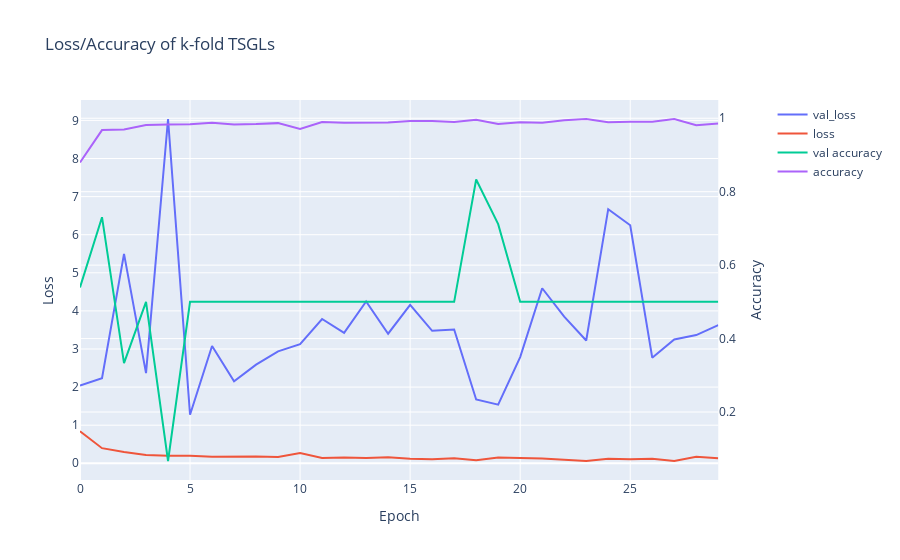
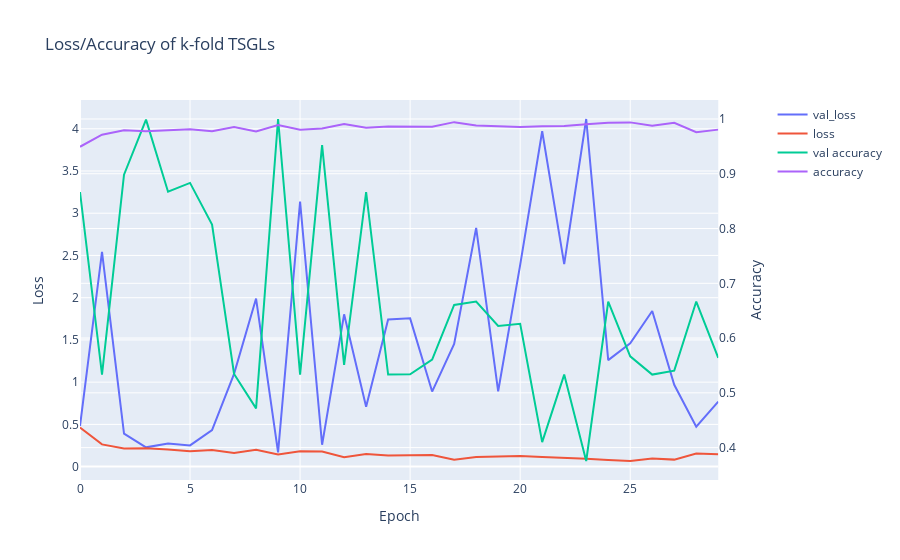
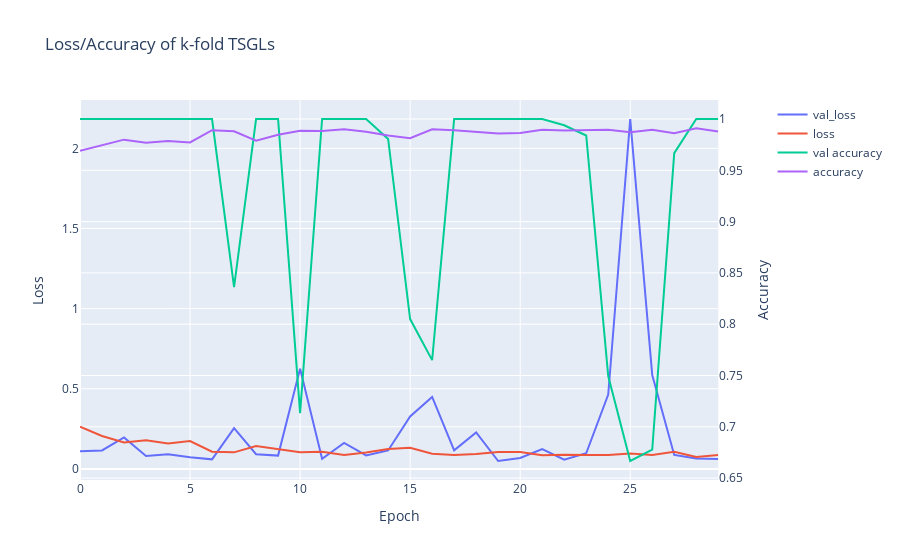
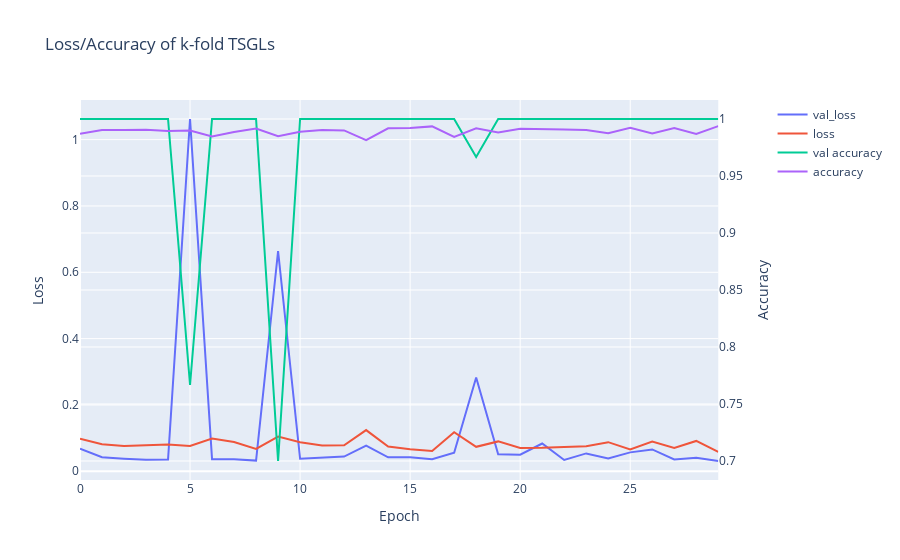

Notebook cell for these charts, in order:
### Code cell
#probs_TSGL = cls.TSGL_classification(train_data, test_data, val_data, train_labels, test_labels, val_labels, data_type, epoched = True)
cls.kfold_TSGL_classification(train_data, test_data, train_labels, test_labels, 10, data_type, epoched = True)

### Figure 1 — Plotly figure (JSON) as saved in the notebook; plotly's stock layout.template omitted (floating-point values rounded to 4 significant figures)
{"data": [{"name": "val_loss", "type": "scatter", "xaxis": "x", "y": [2.042, 2.234, 5.498, 2.367, 9.037, 1.273, 3.08, 2.152, 2.59, 2.938, 3.125, 3.787, 3.425, 4.25, 3.402, 4.16, 3.477, 3.513, 1.674, 1.541, 2.788, 4.595, 3.848, 3.223, 6.669, 6.249, 2.772, 3.25, 3.366, 3.626], "yaxis": "y"}, {"name": "loss", "type": "scatter", "xaxis": "x", "y": [0.841, 0.3967, 0.2986, 0.2176, 0.1984, 0.1949, 0.17, 0.1835, 0.1812, 0.1641, 0.2687, 0.1378, 0.1515, 0.141, 0.1578, 0.122, 0.108, 0.1301, 0.07829, 0.1533, 0.1452, 0.1273, 0.09528, 0.06023, 0.1201, 0.1042, 0.1209, 0.06193, 0.1696, 0.1357], "yaxis": "y"}, {"name": "val accuracy", "type": "scatter", "xaxis": "x", "y": [0.5394, 0.7306, 0.3333, 0.5, 0.06667, 0.5, 0.5, 0.5, 0.5, 0.5, 0.5, 0.5, 0.5, 0.5, 0.5, 0.5, 0.5, 0.5, 0.8333, 0.7117, 0.5, 0.5, 0.5, 0.5, 0.5, 0.5, 0.5, 0.5, 0.5, 0.5], "yaxis": "y2"}, {"name": "accuracy", "type": "scatter", "xaxis": "x", "y": [0.8795, 0.9678, 0.9696, 0.9814, 0.9831, 0.9837, 0.9878, 0.9829, 0.984, 0.9867, 0.9706, 0.9898, 0.9877, 0.9886, 0.9885, 0.9923, 0.9923, 0.9895, 0.996, 0.9841, 0.9893, 0.988, 0.9948, 0.9978, 0.9888, 0.9907, 0.9906, 0.998, 0.9812, 0.9854], "yaxis": "y2"}], "layout": {"title": {"text": "Loss/Accuracy of k-fold TSGLs"}, "xaxis": {"anchor": "y", "domain": [0, 0.94], "title": {"text": "Epoch"}}, "yaxis": {"anchor": "x", "domain": [0, 1], "title": {"text": "Loss"}}, "yaxis2": {"anchor": "x", "overlaying": "y", "side": "right", "title": {"text": "Accuracy"}}}}

### Figure 2 — Plotly figure (JSON) as saved in the notebook; plotly's stock layout.template omitted (floating-point values rounded to 4 significant figures)
{"data": [{"name": "val_loss", "type": "scatter", "xaxis": "x", "y": [0.4805, 2.544, 0.3913, 0.2279, 0.2731, 0.2514, 0.4314, 1.099, 1.99, 0.1677, 3.138, 0.2586, 1.803, 0.7078, 1.741, 1.755, 0.8884, 1.452, 2.825, 0.8917, 2.388, 3.97, 2.398, 4.116, 1.261, 1.461, 1.843, 0.9687, 0.4725, 0.7685], "yaxis": "y"}, {"name": "loss", "type": "scatter", "xaxis": "x", "y": [0.463, 0.2633, 0.2133, 0.216, 0.2034, 0.1824, 0.1965, 0.1624, 0.1988, 0.1429, 0.1809, 0.1778, 0.1107, 0.1482, 0.1305, 0.1296, 0.1364, 0.08249, 0.1148, 0.1205, 0.1271, 0.1148, 0.1069, 0.09432, 0.07783, 0.06642, 0.09735, 0.0828, 0.1556, 0.1461], "yaxis": "y"}, {"name": "val accuracy", "type": "scatter", "xaxis": "x", "y": [0.8667, 0.5333, 0.8983, 0.9989, 0.8672, 0.8833, 0.8072, 0.5344, 0.4717, 1, 0.5333, 0.9522, 0.5511, 0.8667, 0.5333, 0.5339, 0.5606, 0.6606, 0.6667, 0.6222, 0.6261, 0.41, 0.5333, 0.3756, 0.6667, 0.5667, 0.5333, 0.5406, 0.6667, 0.5639], "yaxis": "y2"}, {"name": "accuracy", "type": "scatter", "xaxis": "x", "y": [0.9493, 0.9714, 0.9796, 0.9775, 0.9794, 0.9815, 0.9778, 0.9856, 0.9772, 0.989, 0.9805, 0.9827, 0.9907, 0.984, 0.9862, 0.9866, 0.986, 0.9943, 0.9883, 0.987, 0.9852, 0.9869, 0.9874, 0.9906, 0.9932, 0.9938, 0.9877, 0.9931, 0.9759, 0.9806], "yaxis": "y2"}], "layout": {"title": {"text": "Loss/Accuracy of k-fold TSGLs"}, "xaxis": {"anchor": "y", "domain": [0, 0.94], "title": {"text": "Epoch"}}, "yaxis": {"anchor": "x", "domain": [0, 1], "title": {"text": "Loss"}}, "yaxis2": {"anchor": "x", "overlaying": "y", "side": "right", "title": {"text": "Accuracy"}}}}

### Figure 3 — Plotly figure (JSON) as saved in the notebook; plotly's stock layout.template omitted (floating-point values rounded to 4 significant figures)
{"data": [{"name": "val_loss", "type": "scatter", "xaxis": "x", "y": [0.1104, 0.1149, 0.1965, 0.08086, 0.09109, 0.07235, 0.05955, 0.2539, 0.0916, 0.08292, 0.6241, 0.06349, 0.1617, 0.08354, 0.115, 0.3268, 0.4488, 0.1161, 0.2278, 0.04919, 0.06831, 0.1234, 0.05734, 0.09759, 0.4632, 2.183, 0.5861, 0.08682, 0.06525, 0.06245], "yaxis": "y"}, {"name": "loss", "type": "scatter", "xaxis": "x", "y": [0.2629, 0.2056, 0.1648, 0.1791, 0.1578, 0.1737, 0.1069, 0.1031, 0.1432, 0.1221, 0.104, 0.1066, 0.08604, 0.1019, 0.1233, 0.1315, 0.09503, 0.0873, 0.09319, 0.1053, 0.1046, 0.08465, 0.08867, 0.08621, 0.08693, 0.09615, 0.08651, 0.1064, 0.07431, 0.08647], "yaxis": "y"}, {"name": "val accuracy", "type": "scatter", "xaxis": "x", "y": [1, 1, 1, 1, 1, 1, 1, 0.8361, 1, 1, 0.7133, 1, 1, 1, 0.9806, 0.805, 0.765, 1, 1, 1, 1, 1, 0.9939, 0.9839, 0.7494, 0.6667, 0.6778, 0.9667, 1, 1], "yaxis": "y2"}, {"name": "accuracy", "type": "scatter", "xaxis": "x", "y": [0.969, 0.9741, 0.9799, 0.9768, 0.9786, 0.9772, 0.9891, 0.988, 0.979, 0.9846, 0.9885, 0.9882, 0.99, 0.9875, 0.9839, 0.9814, 0.9899, 0.989, 0.9873, 0.9859, 0.9864, 0.9895, 0.9889, 0.9894, 0.9896, 0.9872, 0.9895, 0.986, 0.9909, 0.9877], "yaxis": "y2"}], "layout": {"title": {"text": "Loss/Accuracy of k-fold TSGLs"}, "xaxis": {"anchor": "y", "domain": [0, 0.94], "title": {"text": "Epoch"}}, "yaxis": {"anchor": "x", "domain": [0, 1], "title": {"text": "Loss"}}, "yaxis2": {"anchor": "x", "overlaying": "y", "side": "right", "title": {"text": "Accuracy"}}}}

### Figure 4 — Plotly figure (JSON) as saved in the notebook; plotly's stock layout.template omitted (floating-point values rounded to 4 significant figures)
{"data": [{"name": "val_loss", "type": "scatter", "xaxis": "x", "y": [0.06797, 0.04262, 0.03812, 0.03471, 0.03545, 1.062, 0.0366, 0.03612, 0.03218, 0.6642, 0.03764, 0.04123, 0.04441, 0.07722, 0.04211, 0.04269, 0.03633, 0.05585, 0.2826, 0.05162, 0.05009, 0.08377, 0.03408, 0.0539, 0.03831, 0.05703, 0.06589, 0.03576, 0.0407, 0.03101], "yaxis": "y"}, {"name": "loss", "type": "scatter", "xaxis": "x", "y": [0.09805, 0.08181, 0.07598, 0.07749, 0.08098, 0.07626, 0.09855, 0.08804, 0.06754, 0.1046, 0.0874, 0.07775, 0.07821, 0.1242, 0.07445, 0.06668, 0.06091, 0.1181, 0.07374, 0.09009, 0.07033, 0.07089, 0.07252, 0.07531, 0.08777, 0.06582, 0.08933, 0.07045, 0.09146, 0.05838], "yaxis": "y"}, {"name": "val accuracy", "type": "scatter", "xaxis": "x", "y": [1, 1, 1, 1, 1, 0.7667, 1, 1, 1, 0.7, 1, 1, 1, 1, 1, 1, 1, 1, 0.9667, 1, 1, 1, 1, 1, 1, 1, 1, 1, 1, 1], "yaxis": "y2"}, {"name": "accuracy", "type": "scatter", "xaxis": "x", "y": [0.9871, 0.9904, 0.9902, 0.9905, 0.9894, 0.9898, 0.9846, 0.9885, 0.9917, 0.9848, 0.9888, 0.9904, 0.99, 0.9815, 0.9918, 0.992, 0.9935, 0.9843, 0.9918, 0.9882, 0.9914, 0.9909, 0.9907, 0.9904, 0.9876, 0.9923, 0.9873, 0.9921, 0.987, 0.9937], "yaxis": "y2"}], "layout": {"title": {"text": "Loss/Accuracy of k-fold TSGLs"}, "xaxis": {"anchor": "y", "domain": [0, 0.94], "title": {"text": "Epoch"}}, "yaxis": {"anchor": "x", "domain": [0, 1], "title": {"text": "Loss"}}, "yaxis2": {"anchor": "x", "overlaying": "y", "side": "right", "title": {"text": "Accuracy"}}}}
